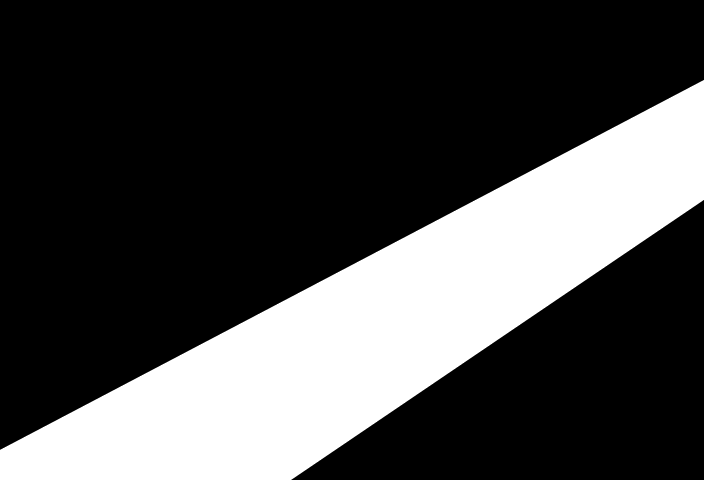
//> input picture Images/Masks/maskZoneA.png, 704 x 480 px
$ ./makeModels   (built with g++ and OpenCV 4)
//> lines starting //> are read from the running program, lines starting //| are printed output that depends on the picture
#include <iostream>
#include <opencv2/core/core.hpp>
#include <opencv2/highgui/highgui.hpp>
#include <opencv2/ml/ml.hpp>
#include <string>
#include "opencv2/highgui/highgui.hpp"
#include "opencv2/imgproc/imgproc.hpp"

using namespace cv;
using namespace cv::ml;

using namespace std;

void loadData(string path, vector<Mat> &data, vector<int> &label,
              float labelInt);

int main(int argc, char *argv[]) {
  cv::String trEm("images/training/empty/*.png");
  cv::String trOT("images/training/onTrack/*.png");
  cv::String trT("images/training/train/*.png");

  cv::String tB("images/test/barrier/*.png");
  cv::String tEm("images/test/empty/*.png");
  cv::String tEn("images/test/entering/*.png");
  cv::String tL("images/test/leaving/*.png");
  cv::String tOT("images/test/onTrack/*.png");
  cv::String tT("images/test/train/*.png");

  Mat maskZoneA = imread("images/masks/maskZoneA.png", CV_LOAD_IMAGE_GRAYSCALE),
      gray, maskedImage, reshapedImage;
//> maskZoneA is the input picture: 480 rows x 704 cols, CV_8UC1; min 0, max 255, mean 70.6

  vector<int> labels;

  vector<Mat> data, vectorDataTrain;

  Ptr<SVM> svm = SVM::create();

  Mat im, image;
  Mat imTest, matTest;

  int rows, cols;

  loadData(trEm, data, labels, -1);
  loadData(trOT, data, labels, -1);
  loadData(trT, data, labels, 1);

  for (size_t k = 0; k < data.size(); ++k) {
    cvtColor(data[k], gray, CV_BGR2GRAY);
    gray.copyTo(maskedImage, maskZoneA);
    reshapedImage = maskedImage.reshape(1, 1);
    reshapedImage.convertTo(reshapedImage, CV_32F);
    vectorDataTrain.push_back(reshapedImage);
  }

  rows = labels.size();
  cols = reshapedImage.cols;

  // Set up training data
  Mat labelSetTrain(labels, false);
  Mat trainingDataSetTrain(rows, cols, CV_32F);

  for (size_t i = 0; i < rows; i++) {
    vectorDataTrain[i].copyTo(trainingDataSetTrain(Rect(0, i, cols, 1)));
  }

  // Set up SVM's parameters
  svm->setType(SVM::C_SVC);
  svm->setKernel(SVM::RBF);

  // Train the SVM
  svm->trainAuto(
      TrainData::create(trainingDataSetTrain, ml::ROW_SAMPLE, labelSetTrain));
  svm->save("Models/trainModel.xml");
}

void loadData(string path, vector<Mat> &data, vector<int> &labels,
              float labelInt) {
//> called with path = "images/training/empty/*.png", labelInt = -1
  vector<cv::String> fn;
  Mat image;

  cv::glob(path, fn, false);

  for (size_t k = 0; k < fn.size(); ++k) {
    image = cv::imread(fn[k]);
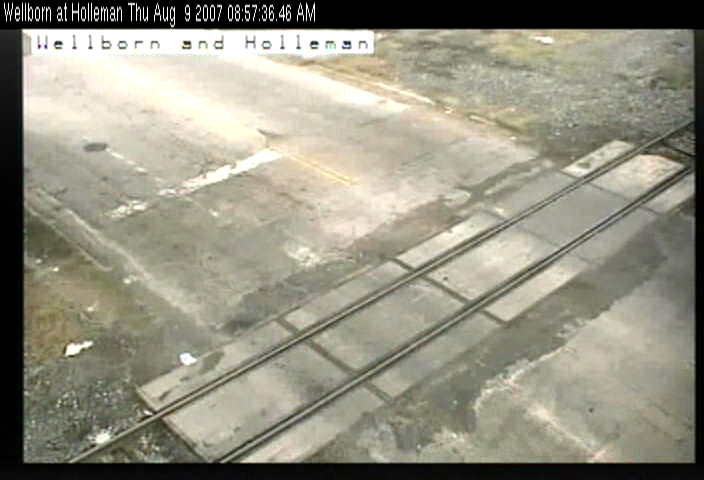
//> input picture Images/Training/Empty/lc-00012.png, 704 x 480 px
//> image is the input picture: 480 rows x 704 cols, CV_8UC3; mean B, G, R 130.6, 146.2, 149.1
    if (image.empty()) continue;
    data.push_back(image);
    labels.push_back(labelInt);
  }
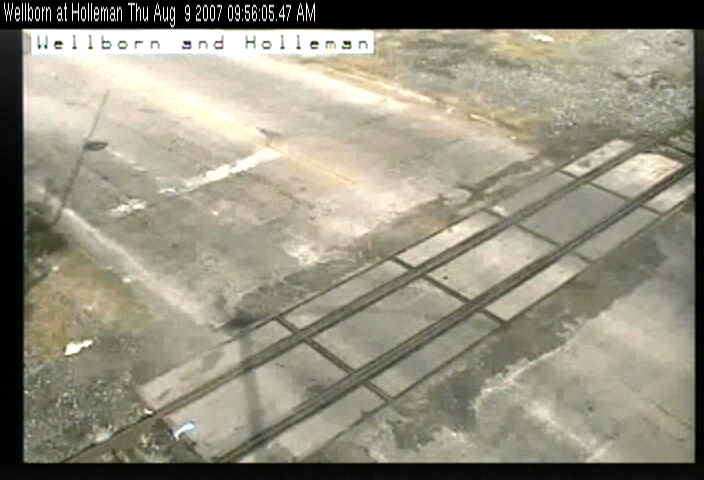
//> image: 480 rows x 704 cols, CV_8UC3; mean B, G, R 128.1, 144.4, 148.5
//> (the run ends here: the program stops with an error, at `cv::glob(path, fn, false);`)
